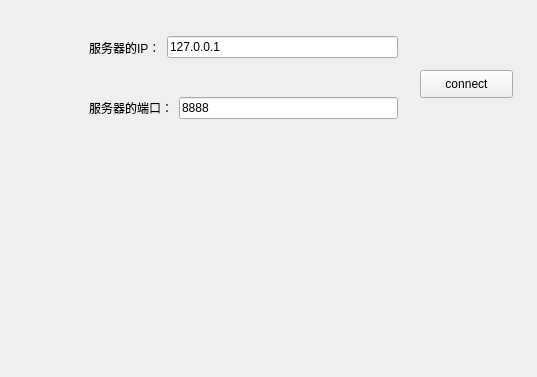
<?xml version="1.0" encoding="UTF-8"?>
<ui version="4.0">
 <class>Client</class>
 <widget class="QWidget" name="Client">
  <property name="geometry">
   <rect>
    <x>0</x>
    <y>0</y>
    <width>537</width>
    <height>377</height>
   </rect>
  </property>
  <property name="windowTitle">
   <string>Form</string>
  </property>
  <widget class="QWidget" name="widget_3" native="true">
   <property name="geometry">
    <rect>
     <x>80</x>
     <y>20</y>
     <width>327</width>
     <height>115</height>
    </rect>
   </property>
   <layout class="QVBoxLayout" name="verticalLayout">
    <item>
     <widget class="QWidget" name="widget" native="true">
      <layout class="QHBoxLayout" name="horizontalLayout">
       <item>
        <widget class="QLabel" name="label">
         <property name="text">
          <string>服务器的IP：</string>
         </property>
        </widget>
       </item>
       <item>
        <widget class="QLineEdit" name="lineEditIP">
         <property name="text">
          <string>127.0.0.1</string>
         </property>
        </widget>
       </item>
      </layout>
     </widget>
    </item>
    <item>
     <widget class="QWidget" name="widget_2" native="true">
      <layout class="QHBoxLayout" name="horizontalLayout_2">
       <item>
        <widget class="QLabel" name="label_2">
         <property name="text">
          <string>服务器的端口：</string>
         </property>
        </widget>
       </item>
       <item>
        <widget class="QLineEdit" name="lineEditPort">
         <property name="sizePolicy">
          <sizepolicy hsizetype="Expanding" vsizetype="Fixed">
           <horstretch>0</horstretch>
           <verstretch>0</verstretch>
          </sizepolicy>
         </property>
         <property name="text">
          <string>8888</string>
         </property>
        </widget>
       </item>
      </layout>
     </widget>
    </item>
   </layout>
  </widget>
  <widget class="QPushButton" name="pushButton">
   <property name="geometry">
    <rect>
     <x>420</x>
     <y>70</y>
     <width>93</width>
     <height>28</height>
    </rect>
   </property>
   <property name="text">
    <string>connect</string>
   </property>
  </widget>
 </widget>
 <resources/>
 <connections/>
</ui>
